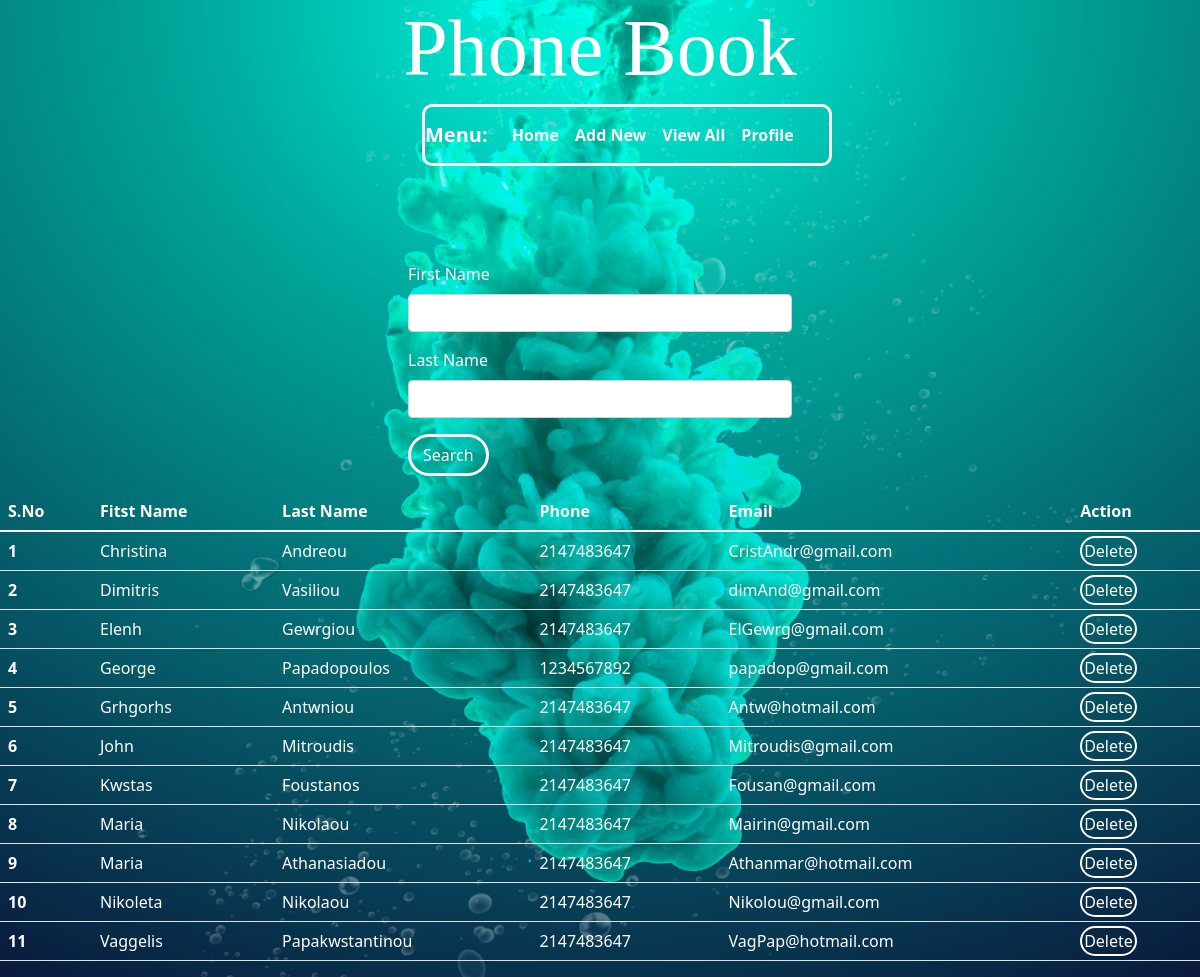
The app's page /view_user.php with its own data.
### tables this page shows
CREATE TABLE `contactdetails` (
  `contact_id` int(11) NOT NULL COMMENT 'Primary Key',
  `contact_name` varchar(255) NOT NULL,
  `contact_surname` varchar(255) NOT NULL,
  `phone` int(11) NOT NULL,
  `email` varchar(255) NOT NULL
);

### view_user.php (the view, shortened to what this page needs)
<html>
	<head>
		<link href="https://cdn.jsdelivr.net/npm/bootstrap@5.1.1/dist/css/bootstrap.min.css" rel="stylesheet">
		<link rel="stylesheet" href="style.css">
	</head>
	<body>
		<div id = "main" class= "table-responsive">
			<h1> Phone Book</h1>
			<?php  include_once 'menu-main.php';?>
			<div class="row">&nbsp;</div>
			<div class="row">&nbsp;</div>
			<div class="row">&nbsp;</div>
			<div class="row">
				<div class="col-4">&nbsp;</div>
				<div class="col-4">
					<form class="searchbox" action="search.php" method= "POST">
						<div class="mb-3">
							<label class="form-label">First Name</label>
							<input type="text" class="form-control" name ="searchfname">
						</div>
						<div class="mb-3">
							<label class="form-label">Last Name</label>
							<input type="text" class="form-control" name ="searchsname">
						</div>
						<button type="submit" class="btn btn-primary">Search</button>
					</form>
				</div>
				<div class="col-4">&nbsp;</div>
			</div>
			<table class="table table-hover table-responsive viewtabl">
				<thead>
					<tr>
						<th scope="col"><strong>S.No</strong></th>
						<th scope="col"><strong>Fitst Name</strong></th>
						<th scope="col"><strong>Last Name</strong></th>
						<th scope="col"><strong>Phone</strong></th>
						<th scope="col"><strong>Email</strong></th>
						<th scope="col"><strong>Action</strong></th>
					</tr>
				</thead>
				<tbody>
					<?php
						require_once 'db.php';
						$count= 1;
						$query = "SELECT * FROM contactdetails ORDER BY contact_name";
						$result = $con -> query($query);
						while($row = @mysqli_fetch_assoc($result)){?>
							<tr>
								<th scope="row"> <?php echo $count;?></</th>
								<td class="ev"> <?php echo $row["contact_name"];?></td>
								<td class="od"><?php echo $row["contact_surname"];?></td>
								<td class="ev"><?php echo $row["phone"];?></td>
								<td class="od"><?php echo $row["email"];?></td>
								<td class="ev DeleteBtn">
									<a href="delete.php?deleteid=<?php echo $row["contact_id"]; ?> "id="del" Onclick="return ConfirmDelete()">Delete</a>
								</td>
							</tr>
					<?php $count++;}?>
				</tbody>
			</table>
		</div>
	</body>
</html>

### menu-main.php (shortened to what this page needs)
<html>
	<head>
		<link href="https://cdn.jsdelivr.net/npm/bootstrap@5.1.1/dist/css/bootstrap.min.css" rel="stylesheet">
	</head>
	<body>
		<div class="container">
			<div class="row">
				<div class="col-4">&nbsp;</div>
				<div class="col-6">
					<nav class="navbar navbar-expand-lg navbar-light bg-light" id="general-menu">
						<a class="navbar-brand" href="#">Menu:</a>
						<div class="menu collapse navbar-collapse" id="navbarNav">
							<ul class="navbar-nav">
								<li class="nav-item active">
									<a class="nav-link" href="dashboard.php">Home</a>
								</li>
								<li class="nav-item">
									<a class="nav-link" href="add_user.php">Add New</a>
								</li>
								<li class="nav-item">
									<a class="nav-link" href="view_user.php">View All</a>
								</li>
								<li class="nav-item">
									<a class="nav-link" href="#">Profile</a>
								</li>
							</ul>
						</div>
					</nav>
				</div>
				<div class="col-4">&nbsp;</div>
			</div>
		</div>
	</body>
</html>

### style.css (style rules this page uses)
html { box-sizing: border-box; }
*, *:before, *:after { box-sizing:inherit; }
body { margin:0px; padding:0px; width: 100%; height: auto; background-image: url(img/background.png); background-size: cover; background-position: center; position: relative; overflow: auto; color:#fff; }
h1 { text-transform:capitalize; text-align: center; font-size: 80px; font-family: 'Gluten', cursive; color: #fff; margin-top:5%; }
.btn { background: transparent !important; border: 3px solid #fff !important; border-radius: 25px !important; }
.DeleteBtn a { text-decoration: none !important; color: #fff!important; border: 2px solid #fff; border-radius: 20px; padding:2px; }
#main h1 { text-transform:capitalize; text-align: center; font-size: 80px; font-family: 'Gluten', cursive; color: #fff; }
.bg-light { --bs-bg-opacity: 0 !important; }
.navbar { border: 3px solid #fff; border-radius: 10px; width:65%; }
.navbar-brand { font-size: 1.5rem; }
.nav-link { font-weight:900; }
.navbar-light .navbar-nav .nav-link { color: rgba(255,255,255,1) !important; }
.navbar-brand { font-weight:900; }
.navbar-light .navbar-brand { color: rgba(255,255,255,1) !important; }
.table { color:#fff !important; --bs-table-hover-color:yellow !important; }
.form-label { color:#fff; }
@media screen and (max-width:1399px) { .navbar { width: 75% } }

### records on screen
contactdetails: contact_name "Christina", contact_surname "Andreou", phone "2147483647", email "CristAndr@gmail.com"
contactdetails: contact_name "Dimitris", contact_surname "Vasiliou", phone "2147483647", email "dimAnd@gmail.com"
contactdetails: contact_name "Elenh", contact_surname "Gewrgiou", phone "2147483647", email "ElGewrg@gmail.com"
contactdetails: contact_name "George", contact_surname "Papadopoulos", phone "1234567892", email "papadop@gmail.com"
contactdetails: contact_name "Grhgorhs", contact_surname "Antwniou", phone "2147483647", email "Antw@hotmail.com"
contactdetails: contact_name "John", contact_surname "Mitroudis", phone "2147483647", email "Mitroudis@gmail.com"
contactdetails: contact_name "Kwstas", contact_surname "Foustanos", phone "2147483647", email "Fousan@gmail.com"
contactdetails: contact_name "Maria", contact_surname "Nikolaou", phone "2147483647", email "Mairin@gmail.com"
contactdetails: contact_name "Maria", contact_surname "Athanasiadou", phone "2147483647", email "Athanmar@hotmail.com"
contactdetails: contact_name "Nikoleta", contact_surname "Nikolaou", phone "2147483647", email "Nikolou@gmail.com"
contactdetails: contact_name "Vaggelis", contact_surname "Papakwstantinou", phone "2147483647", email "VagPap@hotmail.com"
